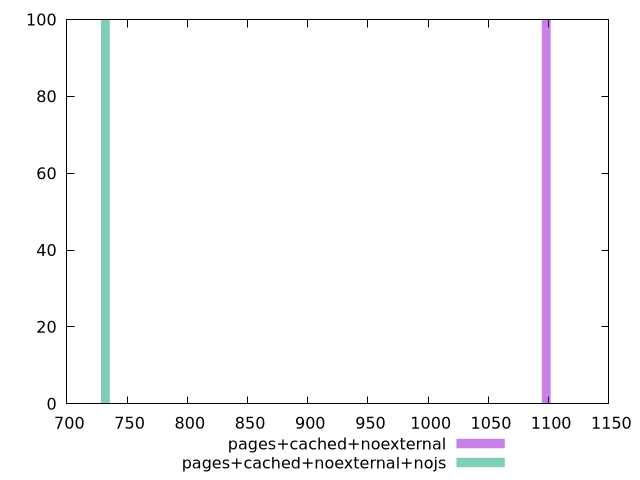

Here is the gnuplot script that generated this plot:
$_pagesCachedNoexternal <<EOF
1098 100
EOF
$_pagesCachedNoexternalNojs <<EOF
732 100
EOF
set key outside below
set terminal pngcairo
set output "report_00006_2020-11-02T20-21-41.718Z/uses-long-cache-ttl/uses-long-cache-ttl_pages+cached+noexternal_pages+cached+noexternal+nojs+hist.png"
set boxwidth 7.32
set style fill transparent solid 0.5 noborder
set yrange [0:100]
plot $_pagesCachedNoexternal title "pages+cached+noexternal" with boxes ,$_pagesCachedNoexternalNojs title "pages+cached+noexternal+nojs" with boxes ,
